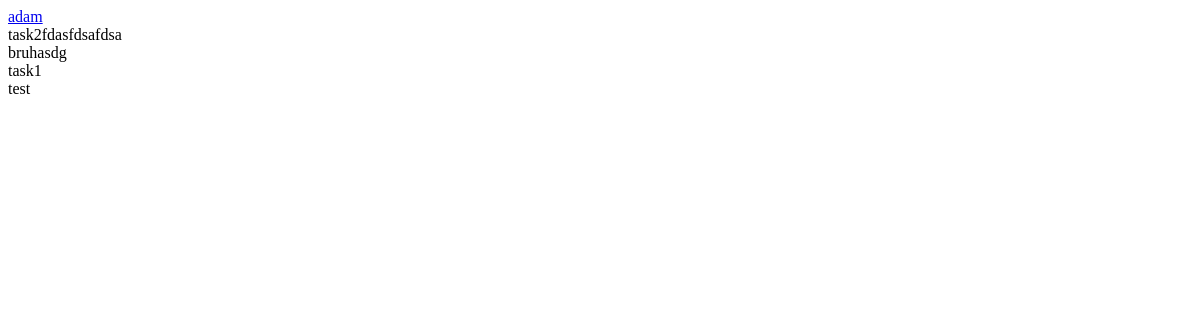
/browse/tasks, run on an earlier commit of the app's database.
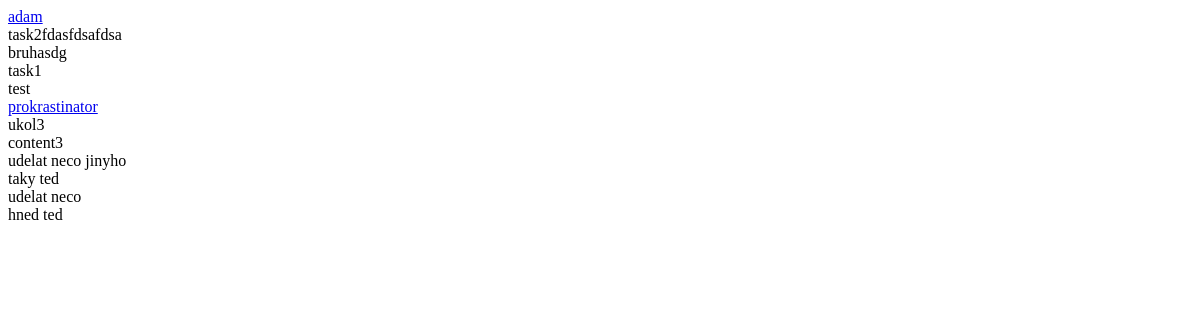
And on a later commit of the database.
### models.py (models this page shows, shortened)
class Task(db.Model):
    __tablename__ = "tasks"
    id = db.Column(db.Integer, primary_key=True)
    user_id = db.Column(db.Integer, db.ForeignKey('users.id'), nullable=False)
    title = db.Column(db.String(100), nullable=False)
    content = db.Column(db.String(1000), nullable=False)
    created_at = db.Column(db.DateTime, nullable=False, default=datetime.utcnow)
    updated_at = db.Column(db.DateTime, nullable=False, default=datetime.utcnow, onupdate=datetime.utcnow)
    is_completed = db.Column(db.Boolean, default=False)

class User(db.Model):
    __tablename__ = "users"
    id = db.Column(db.Integer, primary_key=True)
    username = db.Column(db.String(20), unique=True, nullable=False)
    password = db.Column(db.String(60), nullable=False)
    has_private_profile = db.Column(db.Boolean, default=False)
    created_at = db.Column(db.DateTime, nullable=False, default=datetime.utcnow)
    updated_at = db.Column(db.DateTime, nullable=False, default=datetime.utcnow, onupdate=datetime.utcnow)

### routes.py (the view)
@app.route("/browse/tasks", methods=["GET"])
def browse_tasks():
    if(flask_login.current_user.is_authenticated):
        print("isyloged", file=sys.stderr)
    else:
        print("isnnnnloged", file=sys.stderr)
    query = flask.request.args.get('query')
    if query:
        user_tasks = (
            db.session.query(User, Task)
            .join(Task)
            .filter(User.has_private_profile == False)
            .order_by(User.username, Task.created_at.desc())
            .all()
        )
    else:
        user_tasks = db.session.query(User, Task) \
            .join(Task) \
            .filter(User.has_private_profile == False) \
            .order_by(User.username, Task.created_at.desc()) \
            .all()
    user_tasks_formatted = defaultdict(lambda: [])
    for user, task in user_tasks:
        user_tasks_formatted[user.username].append({
            'title': task.title,
            'content': task.content,
            'is_completed': task.is_completed
        })
    user_tasks_formatted = dict(user_tasks_formatted)
    print(user_tasks_formatted, file=sys.stderr)
    return flask.render_template("components/user_tasks.html", user_tasks=user_tasks_formatted)

### app.py (called while the page is built)
@login_manager.request_loader
def request_loader(request):
    id = request.form.get('id')
    return User.query.get(id)

### templates/components/user_tasks.html (shortened to what this page needs)
<div id="accordion" class="ml-2">
    {% for username, tasks in user_tasks.items() %}
        <article class="message is-info">
            <a href="#accordion-item-{{ loop.index }}" data-action="collapse">
                <div class="message-header">
                    <div>
                        {{ username }}
                    </div>
                </div>
            </a>
            <div id="accordion-item-{{ loop.index }}" class="message-body is-collapsible" data-parent="accordion" data-allow-multiple="true">
                <div class="message-body-content">
                    <div class="list">
                        {% for task in tasks %}
                            <div class="list-item">
                                <div class="list-item-content {{ 'is-done' if task.is_completed }}">
                                    <div class="list-item-title">{{ task.title }}</div>
                                    <div class="list-item-description">{{ task.content }}</div>
                                </div>
                            </div>
                        {% else %}
                            <div>
                                this user has no tasks
                            </div>
                        {% endfor %}
                    </div>
                </div>
            </div>
        </article>
    {% else %}
        <div class="">
            no tasks found
        </div>
    {% endfor %}
</div>

What changed in the data, as far as the page shows it:
added Task: username "prokrastinator", title "ukol3", content "content3"
added Task: title "udelat neco jinyho", content "taky ted", shown under "prokrastinator"
added Task: title "udelat neco", content "hned ted", shown under "prokrastinator"
